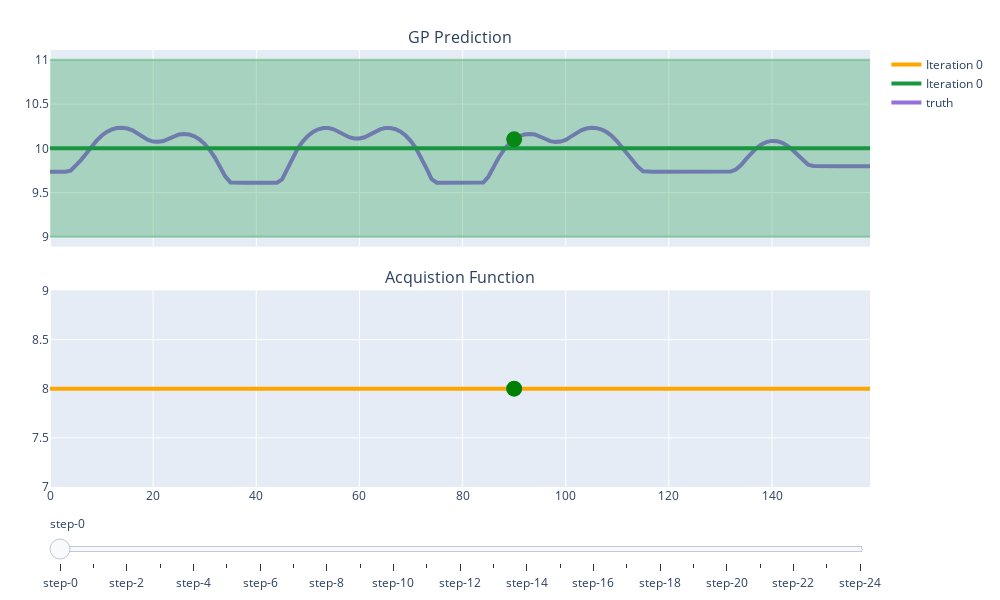

Source (notebook cell):
### Code cell
truth = np.array([objective_function(i) for i in range(len(atoms_data))])  # Calculate the true values for the atoms
X_plot = np.arange(len(atoms_data))  # X values for plotting

plot_bayes_opt_plotly(result, X_plot=X_plot, truth=truth)  # Call the function to plot the Bayesian optimization results
